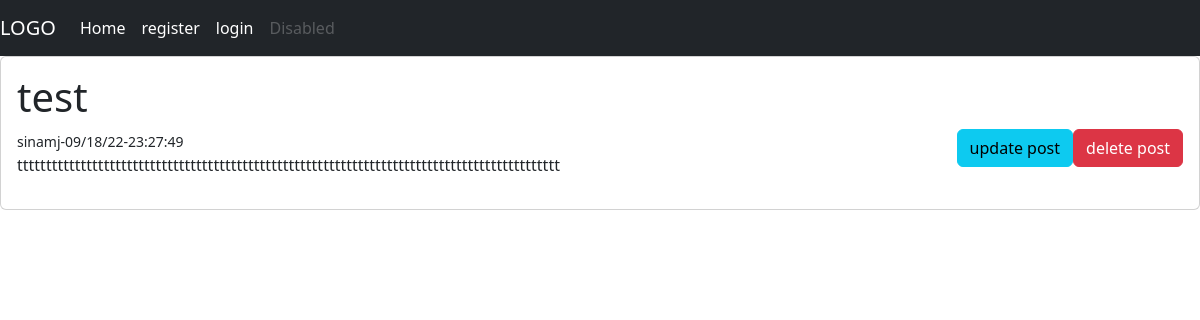
The page /show/3 on the database as committed earlier.
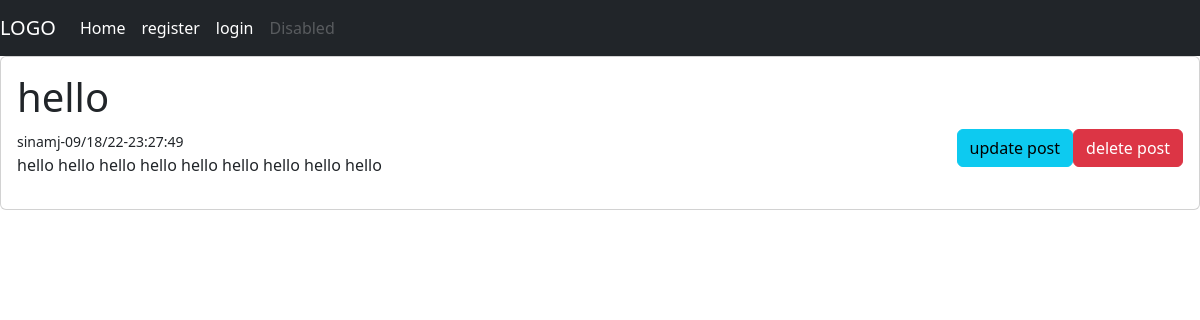
The same page on the database as committed later.
### blog/models.py (models this page shows, shortened)
class Post(db.Model):
    id = db.Column(db.Integer, primary_key=True)
    title = db.Column(db.String(30), nullable=False)
    content = db.Column(db.Text, nullable=False)
    date = db.Column(db.DateTime, nullable=False,default=datetime.datetime.now)
    user_id=db.Column(db.Integer,db.ForeignKey('user.id'),nullable=False)

### blog/route.py (the view)
@app.route('/show/<int:post_id>')
def show_articles(post_id):
	post=Post.query.get(post_id)
	return render_template('show.html', post=post)

### blog/templates/show.html
{% extends 'base.html' %}
{% block content %}
<h1>{{post.title}}</h1>
<small>{{post.author.username}}-{{post.date.strftime("%x")}}-{{post.date.strftime("%X")}}</small>
<a href="{{url_for('delete_articles',post_id=post.id)}}" class="btn btn-danger" style="float: right;">delete post</a>
<a href="{{url_for('update_articles',post_id=post.id)}}" class="btn btn-info" style="float: right;">update post</a>
<p>{{post.content}}</p>
{% endblock content%}

Rows that differ between the two databases and show on the page:
changed Post: title "test" → "hello"; content "tttttttttttttttttttttttttttttttttttttttttttttttttttttttttttttttttttttttttttttttttttttttttttttt" → "hello hello hello hello hello hello hello hello hello"
